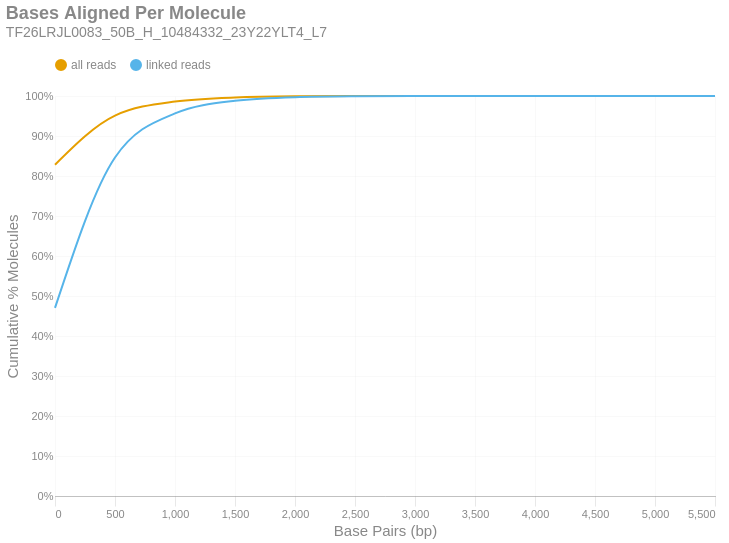

Notebook cell for this chart:
### Markdown cell above
### Bases Aligned Per Molecule
This is a cumulative frequency distribution showing the number of base pairs aligned per unique molecule. These data are shown in 500 bp bins. There are two distributions: one with `all reads` (yellow) and another with only `linked reads` (blue). The percent of molecules in the `linked reads` distribution is relative to the total number of linked molecules.

### Code cell
if SKIPLR:
    print_html(f"Skipped")
else:
    binned_df = consolidated_hist(valids['aligned_bp'], mask, 500, True)
    with SafeRender(binned_df):
        (
            density_plot(binned_df, 'Bases Aligned Per Molecule', samplename, 'basesper')
            .encode(
                x=alt.X('bin:Q', title="Base Pairs (bp)").axis(tickMinStep=500).scale(padding=0),
                y=alt.Y('value:Q', title='Cumulative % Molecules')
                    .axis(format='%')
                    .scale(domain = [0,1])
                    .stack(False),
                color=alt.Color("key:N").scale(domain = ["all reads", "linked reads"]),
                tooltip = [
                    alt.Tooltip("key:N", title = "Data Type"),
                    alt.Tooltip("range_label:N", title="Bases Aligned Per Molecule"),
                    alt.Tooltip("value:Q", format = ".2%", title="% Molecules (Cum.)")
                ]
            )
        ).display()

### Figure 1 — Vega-Lite specification as saved in the notebook (floating-point values rounded to 4 significant figures)
{"width": "container", "height": 400, "config": {"title": {"anchor": "start", "dy": -15, "fontSize": 18, "color": "#888888", "subtitleColor": "#888888", "subtitleFontSize": 14}, "arc": {"fill": "#0072B2"}, "axis": {"domainColor": "#888888", "domainWidth": 0.5, "gridWidth": 0.2, "grid": false, "titleFontWeight": 400, "titleFontSize": 15, "labelFontSize": 11, "labelColor": "#888888", "tickColor": "#888888", "tickWidth": 0.2, "titleColor": "#888888"}, "axisBand": {"grid": false}, "axisX": {"grid": true, "tickSize": 10, "domainCap": "round"}, "axisY": {"domain": false, "grid": true, "tickSize": 0, "domainCap": "round"}, "background": "transparent", "header": {"labelFontSize": 15, "labelColor": "#888888", "titleFontSize": 15, "titleFontWeight": 600, "titleColor": "#888888"}, "legend": {"labelFont": "sans-serif", "labelFontSize": 12, "labelColor": "#888888", "symbolSize": 100, "symbolType": "circle", "titleFontSize": 12, "titlePadding": 10, "titleColor": "#888888", "title": null, "orient": "top"}, "range": {"category": ["#E69F00", "#56B4E9", "#009E73", "#F0E442", "#0072B2", "#D55E00", "#CC79A7", "#000000"], "diverging": ["#cfe8f3", "#a2d4ec", "#73bfe2", "#46abdb", "#1696d2", "#12719e"]}, "area": {"fill": "#0072B2", "fillOpacity": 0.7, "line": true, "strokeOpacity": 0.7}, "line": {"color": "#0072B2", "stroke": "#0072B2", "strokeWidth": 2}, "trail": {"color": "#0072B2", "stroke": "#0072B2", "strokeWidth": 0, "size": 1}, "point": {"filled": true, "fillOpacity": 1.0, "size": 95}, "text": {"color": "#888888", "fontSize": 11, "align": "right", "fontWeight": 400, "size": 11}, "bar": {"fill": "#0072B2", "stroke": null}, "view": {"stroke": null, "continuousWidth": 660, "continuousHeight": 400}}, "data": {"name": "data-f8007005e5a67e1cbd878b71ab510bd7"}, "mark": {"type": "line", "interpolate": "monotone", "point": {"opacity": 0, "size": 275}}, "encoding": {"color": {"field": "key", "scale": {"domain": ["all reads", "linked reads"]}, "type": "nominal"}, "tooltip": [{"field": "key", "title": "Data Type", "type": "nominal"}, {"field": "range_label", "title": "Bases Aligned Per Molecule", "type": "nominal"}, {"field": "value", "format": ".2%", "title": "% Molecules (Cum.)", "type": "quantitative"}], "x": {"axis": {"tickMinStep": 500}, "field": "bin", "scale": {"padding": 0}, "title": "Base Pairs (bp)", "type": "quantitative"}, "y": {"axis": {"format": "%"}, "field": "value", "scale": {"domain": [0, 1]}, "stack": false, "title": "Cumulative % Molecules", "type": "quantitative"}}, "params": [{"name": "param_c36ac31b6afebe62", "select": {"type": "point", "fields": ["key"]}, "bind": "legend"}], "title": {"text": "Bases Aligned Per Molecule", "subtitle": "TF26LRJL0083_50B_H_10484332_23Y22YLT4_L7"}, "transform": [{"fold": ["all reads (cumsum)", "linked reads (cumsum)"]}, {"calculate": "replace(datum.key, ' (cumsum)', '')", "as": "key"}, {"filter": {"param": "param_c36ac31b6afebe62"}}], "usermeta": {"embedOptions": {"downloadFileName": "TF26LRJL0083_50B_H_10484332_23Y22YLT4_L7.basesper"}}, "$schema": "https://vega.github.io/schema/vega-lite/v6.4.1.json", "datasets": {"data-f8007005e5a67e1cbd878b71ab510bd7": [{"bin": "0.0", "interval": "0.0-500.0", "all reads": 0.8283, "linked reads": 0.4702, "all reads (cumsum)": 0.8283, "linked reads (cumsum)": 0.4702, "range_label": "0-499"}, {"bin": "500.0", "interval": "500.0-1000.0", "all reads": 0.1227, "linked reads": 0.376, "all reads (cumsum)": 0.951, "linked reads (cumsum)": 0.8462, "range_label": "500-999"}, {"bin": "1000.0", "interval": "1000.0-1500.0", "all reads": 0.0352, "linked reads": 0.1103, "all reads (cumsum)": 0.9862, "linked reads (cumsum)": 0.9565, "range_label": "1000-1499"}, {"bin": "1500.0", "interval": "1500.0-2000.0", "all reads": 0.01009, "linked reads": 0.0317, "all reads (cumsum)": 0.9963, "linked reads (cumsum)": 0.9882, "range_label": "1500-1999"}, {"bin": "2000.0", "interval": "2000.0-2500.0", "all reads": 0.002831, "linked reads": 0.008892, "all reads (cumsum)": 0.9991, "linked reads (cumsum)": 0.9971, "range_label": "2000-2499"}, {"bin": "2500.0", "interval": "2500.0-3000.0", "all reads": 0.0006663, "linked reads": 0.002093, "all reads (cumsum)": 0.9997, "linked reads (cumsum)": 0.9992, "range_label": "2500-2999"}, {"bin": "3000.0", "interval": "3000.0-3500.0", "all reads": 0.0001812, "linked reads": 0.0005694, "all reads (cumsum)": 0.9999, "linked reads (cumsum)": 0.9998, "range_label": "3000-3499"}, {"bin": "3500.0", "interval": "3500.0-4000.0", "all reads": 4.838e-05, "linked reads": 0.000152, "all reads (cumsum)": 1.0, "linked reads (cumsum)": 0.9999, "range_label": "3500-3999"}, {"bin": "4000.0", "interval": "4000.0-4500.0", "all reads": 1.574e-05, "linked reads": 4.945e-05, "all reads (cumsum)": 1.0, "linked reads (cumsum)": 1.0, "range_label": "4000-4499"}, {"bin": "4500.0", "interval": "4500.0-5000.0", "all reads": 3.472e-06, "linked reads": 1.091e-05, "all reads (cumsum)": 1.0, "linked reads (cumsum)": 1.0, "range_label": "4500-4999"}, {"bin": "5000.0", "interval": "5000.0-5500.0", "all reads": 1.389e-06, "linked reads": 4e-06, "all reads (cumsum)": 1.0, "linked reads (cumsum)": 1.0, "range_label": "5000-5499"}, {"bin": "5500.0", "interval": "5500.0-6000.0", "all reads": 1.157e-07, "linked reads": 3.636e-07, "all reads (cumsum)": 1.0, "linked reads (cumsum)": 1.0, "range_label": "5500-5999"}]}}
